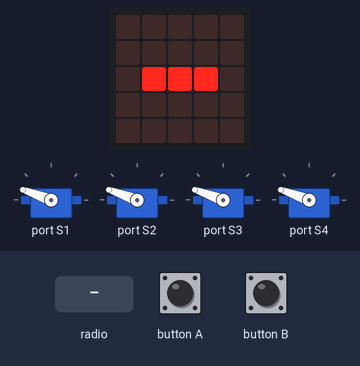
Recording of a program running on a simulated BBC micro:bit (MakeCode). On the bench: 4 × servo, the board's 5×5 LED display. The inputs (shaded band) are chosen by the test bench.

Above: at 2.5 s.
At 10.2 s:
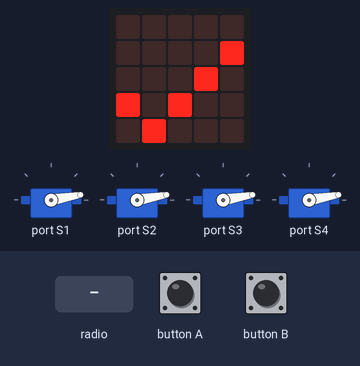
10.3 s: button A pressed for 0.15 s
At 11.6 s:
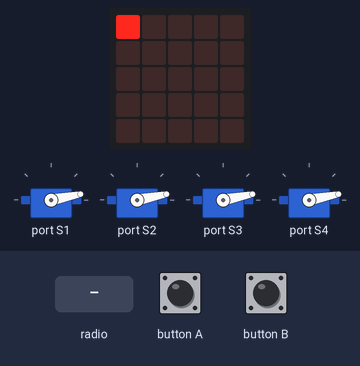
11.9 s: button B pressed for 0.15 s
At 12.8 s:
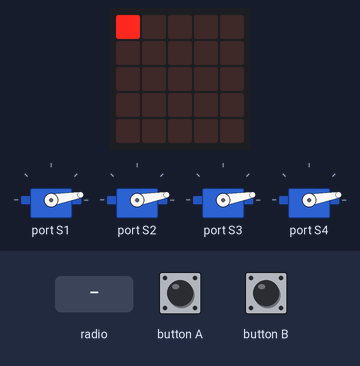
13.5 s: radio message "x=1" arrives
At 14.5 s:
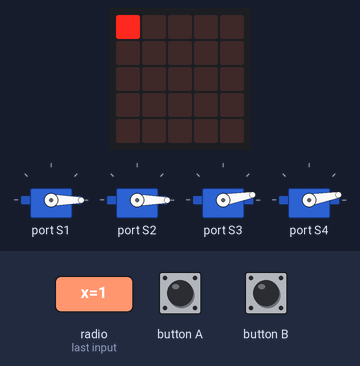
Timing chart, 0 to 16.5 s (numbered marks = the images above; inputs shaded):
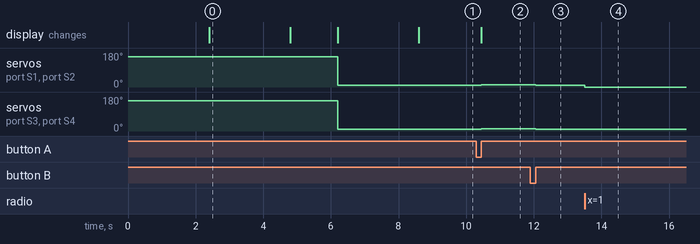

Measured:
- after the input at 10.3 s, servo on port S1–4: 10° → 11° after 0.15 s; the display: changes after 0.15 s (image 2)
- after the input at 11.9 s, servo on port S1–4: 11° → 10° after 0.15 s
- after the input at 13.5 s, servo on port S1, servo on port S2: 10° → 0° at once
- what the display in image 0 shows lasts 2.4 s, from 2.4 s to 4.8 s

The program:

main.ts
```typescript
input.onButtonPressed(Button.A, function () {
    a += 1
    b += 1
    c += 1
    d += 1
    Kitronik_Robotics_Board.servoWrite(Kitronik_Robotics_Board.Servos.Servo1, a)
    Kitronik_Robotics_Board.servoWrite(Kitronik_Robotics_Board.Servos.Servo2, b)
    Kitronik_Robotics_Board.servoWrite(Kitronik_Robotics_Board.Servos.Servo3, b)
    Kitronik_Robotics_Board.servoWrite(Kitronik_Robotics_Board.Servos.Servo4, d)
    basic.clearScreen()
    led.plot(0, Math.map(a, 10, 140, 0, 9))
})
input.onButtonPressed(Button.B, function () {
    a += -1
    b += -1
    c += -1
    d += -1
    Kitronik_Robotics_Board.servoWrite(Kitronik_Robotics_Board.Servos.Servo1, a)
    Kitronik_Robotics_Board.servoWrite(Kitronik_Robotics_Board.Servos.Servo2, b)
    Kitronik_Robotics_Board.servoWrite(Kitronik_Robotics_Board.Servos.Servo3, b)
    Kitronik_Robotics_Board.servoWrite(Kitronik_Robotics_Board.Servos.Servo4, d)
    basic.clearScreen()
    led.plot(0, Math.map(a, 10, 140, 0, 9))
})
radio.onReceivedValue(function (name, value) {
    if (ready == 1) {
        if (name == "x") {
            Kitronik_Robotics_Board.servoWrite(Kitronik_Robotics_Board.Servos.Servo1, Math.map(value, 160, 1024, 10, 180))
            Kitronik_Robotics_Board.servoWrite(Kitronik_Robotics_Board.Servos.Servo2, Math.map(value, 160, 1024, 10, 180))
        } else {
            Kitronik_Robotics_Board.servoWrite(Kitronik_Robotics_Board.Servos.Servo3, Math.map(value, 50, 900, 10, 180))
            Kitronik_Robotics_Board.servoWrite(Kitronik_Robotics_Board.Servos.Servo4, Math.map(value, 50, 900, 10, 180))
        }
    }
})
/**
 * TODO:
 *
 * - Make it lighter less than 300 grams
 *
 * - Check independent 1 and 2 max threshold.
 *
 * - Try to sync servo 1 and 2!
 */
let d = 0
let b = 0
let a = 0
let ready = 0
ready = 0
radio.setGroup(1)
a = 160
b = 160
let c = 160
d = 160
Kitronik_Robotics_Board.servoWrite(Kitronik_Robotics_Board.Servos.Servo1, a)
Kitronik_Robotics_Board.servoWrite(Kitronik_Robotics_Board.Servos.Servo2, a)
Kitronik_Robotics_Board.servoWrite(Kitronik_Robotics_Board.Servos.Servo3, a)
Kitronik_Robotics_Board.servoWrite(Kitronik_Robotics_Board.Servos.Servo4, a)
basic.showLeds(`
    . # # # .
    . . . . .
    . . . . .
    . . . . .
    . . . . .
    `)
basic.pause(2000)
basic.showLeds(`
    . . . . .
    . . . . .
    . # # # .
    . . . . .
    . . . . .
    `)
basic.pause(2000)
basic.showLeds(`
    . . . . .
    . . . . .
    . . . . .
    . # # # .
    . . . . .
    `)
basic.pause(1000)
a = 10
b = 10
c = 10
d = 10
Kitronik_Robotics_Board.servoWrite(Kitronik_Robotics_Board.Servos.Servo1, a)
Kitronik_Robotics_Board.servoWrite(Kitronik_Robotics_Board.Servos.Servo2, b)
Kitronik_Robotics_Board.servoWrite(Kitronik_Robotics_Board.Servos.Servo3, c)
Kitronik_Robotics_Board.servoWrite(Kitronik_Robotics_Board.Servos.Servo4, d)
basic.showLeds(`
    . . . . .
    . . . . .
    . . . . .
    . . . . .
    # # # # #
    `)
basic.pause(2000)
basic.showLeds(`
    . . . . .
    . . . . #
    . . . # .
    # . # . .
    . # . . .
    `)
ready = 1
```

test.ts
```typescript
// οι δοκιμές πηγαίνουν εδώ, δεν θα γίνει εκτέλεση όταν αυτό το πακέτο χρησιμοποιηθεί ως επέκταση.
```
